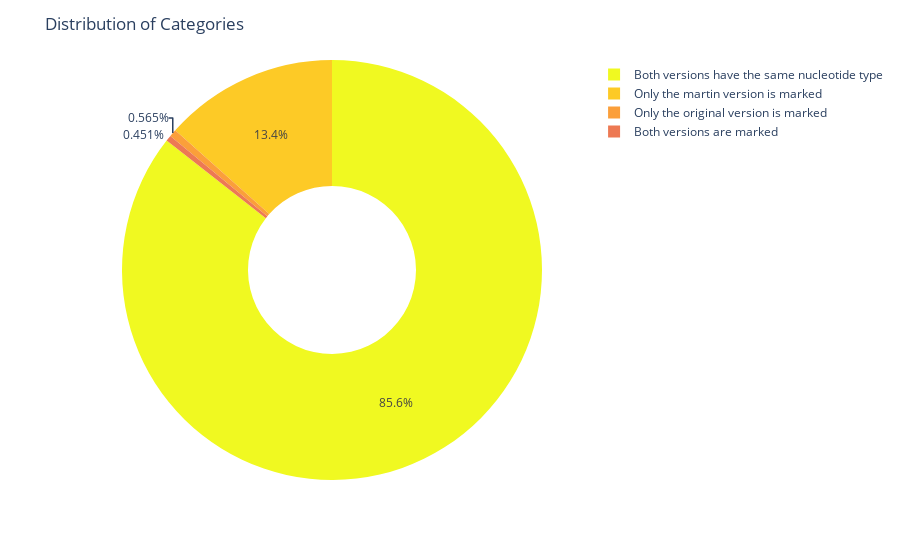

The cell this chart's notebook holds for it:
### Code cell
import pandas as pd
import plotly.express as px

# 创建DataFrame
data = {'Category': ['Both versions have the same nucleotide type', 'Both versions are marked', 
                     'Only the martin version is marked', 'Only the original version is marked'],
        'Percentage': [85.779, 0.452, 13.448, 0.566]}
df = pd.DataFrame(data)

fig = px.pie(df, values='Percentage', names='Category', color_discrete_sequence=px.colors.sequential.Plasma_r,
             hole=0.4)  # Set the size of the hole in the center as 0.4

fig.update_layout(title="Distribution of Categories")  # Add a title to the chart

fig.show()

### Figure 1 — Plotly figure (JSON) as saved in the notebook; plotly's stock layout.template omitted (floating-point values rounded to 4 significant figures)
{"data": [{"domain": {"x": [0, 1], "y": [0, 1]}, "hole": 0.4, "hovertemplate": "Category=%{label}<br>Percentage=%{value}<extra></extra>", "labels": ["Both versions have the same nucleotide type", "Both versions are marked", "Only the martin version is marked", "Only the original version is marked"], "legendgroup": "", "name": "", "showlegend": true, "type": "pie", "values": [85.78, 0.452, 13.45, 0.566]}], "layout": {"legend": {"tracegroupgap": 0}, "margin": {"t": 60}, "piecolorway": ["#f0f921", "#fdca26", "#fb9f3a", "#ed7953", "#d8576b", "#bd3786", "#9c179e", "#7201a8", "#46039f", "#0d0887"], "title": {"text": "Distribution of Categories"}}}
